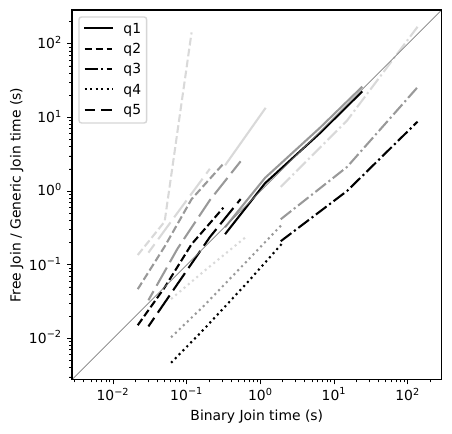

This figure's Python source:
#!/usr/bin/env python3

import json
import numpy as np
import matplotlib.pyplot as plt

plt.rcParams['pdf.fonttype'] = 42
plt.rcParams['ps.fonttype'] = 42
plt.rcParams['savefig.bbox'] = 'tight'


def plot(data):

    ddb = {}
    fj = {}
    gj = {}

    for record in data['duckdb']:
        sf = record['sf']
        q = record['query']
        if ddb.get(q) is None:
            ddb[q] = {}
        ddb[q][sf] = record['time']

    for record in data['gj']:
        xj = fj if record['algo'] == 'fj' else gj
        sf = record['sf']
        q = record['query']
        if xj.get(q) is None:
            xj[q] = {}
        xj[q][sf] = record['time'][0]

    fig, ax = plt.subplots()
    plt.xscale('log')
    plt.yscale('log')

    lines = {
        'q1': '-',
        'q2': '--',
        'q3': '-.',
        'q4': ':',
        'q5': (5, (10, 3)),
    }

    colors = {
        'q1': '#377eb8',
        'q2': '#ff7f00',
        'q3': '#4daf4a',
        'q4': '#f781bf',
        'q5': '#a65628',
    }

    for q in ddb.keys():
        ddb_q = ddb[q]
        gj_q = gj[q]
        fj_q = fj[q]

        x = ddb_q.values()
        y = fj_q.values()
        ax.plot(x, y, linestyle=lines[q], color='black', label=q)

        print('maximum speed up over binary join for query {}: {}'.format(
            q, max([x / y for x, y in zip(x, y)])))

        z = gj_q.values()
        ax.plot(x, z, linestyle=lines[q], alpha=0.35, color='black')

        print('maximum speed up over generic join for query {}: {}'.format(
            q, max([z / y for z, y in zip(z, y)])))

        lims = [
            np.min([ax.get_xlim(), ax.get_ylim()]),  # min of both axes
            np.max([ax.get_xlim(), ax.get_ylim()]),  # max of both axes
        ]

    ax.plot(lims, lims, color='gray', linewidth=0.5)
    ax.set_aspect('equal')
    ax.set_xlabel('Binary Join time (s)')
    ax.set_ylabel('Free Join / Generic Join time (s)')
    ax.set_xlim(lims)
    ax.set_ylim(lims)
    ax.legend(loc='upper left')  # , fontsize=8)

    # save plot as pdf
    plt.savefig('lsqb.pdf', format='pdf')
    # plt.show()


if __name__ == '__main__':
    import sys

    with open(sys.argv[1]) as f:
        data = json.load(f)

    plot(data)
